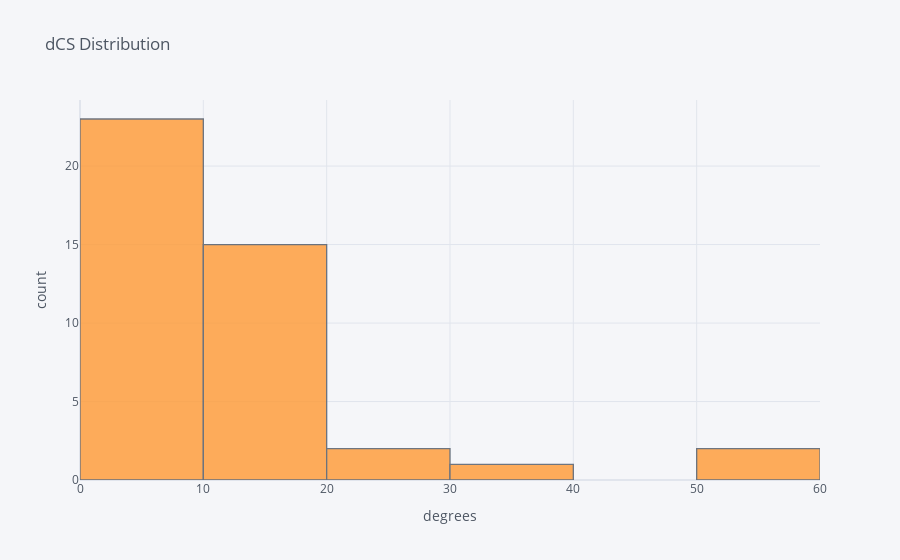

The cell this chart's notebook holds for it:
### Code cell
df['dCS'].iplot(size=0, kind='hist', xTitle='degrees',
yTitle='count', title='dCS Distribution')
plt.show()

### Figure 1 — Plotly figure (JSON) as saved in the notebook; plotly's stock layout.template omitted (floating-point values rounded to 4 significant figures)
{"data": [{"histfunc": "count", "histnorm": "", "marker": {"color": "rgba(255, 153, 51, 1.0)", "line": {"color": "#4D5663", "width": 1.3}}, "name": "dCS", "opacity": 0.8, "orientation": "v", "type": "histogram", "x": [4.29, 4.24, 4.4, 4.47, 5.12, 5.32, 5.33, 6.0, 6.0, 6.37, 6.4, 6.72, 6.8, 6.93, 7.0, 7.0, 7.04, 7.08, 7.57, 7.94, 8.65, 9.18, 9.75, 10.0, 10.0, 10.2, 10.7, 10.7, 11.27, 11.3, 11.6, 11.8, 12.6, 13.4, 13.88, 16.6, 16.6, 17.12, 20.6, 29.77, 38.59, 53.27, 55.56]}], "layout": {"barmode": "overlay", "legend": {"bgcolor": "#F5F6F9", "font": {"color": "#4D5663"}}, "paper_bgcolor": "#F5F6F9", "plot_bgcolor": "#F5F6F9", "title": {"font": {"color": "#4D5663"}, "text": "dCS Distribution"}, "xaxis": {"gridcolor": "#E1E5ED", "showgrid": true, "tickfont": {"color": "#4D5663"}, "title": {"font": {"color": "#4D5663"}, "text": "degrees"}, "zerolinecolor": "#E1E5ED"}, "yaxis": {"gridcolor": "#E1E5ED", "showgrid": true, "tickfont": {"color": "#4D5663"}, "title": {"font": {"color": "#4D5663"}, "text": "count"}, "zerolinecolor": "#E1E5ED"}}}
